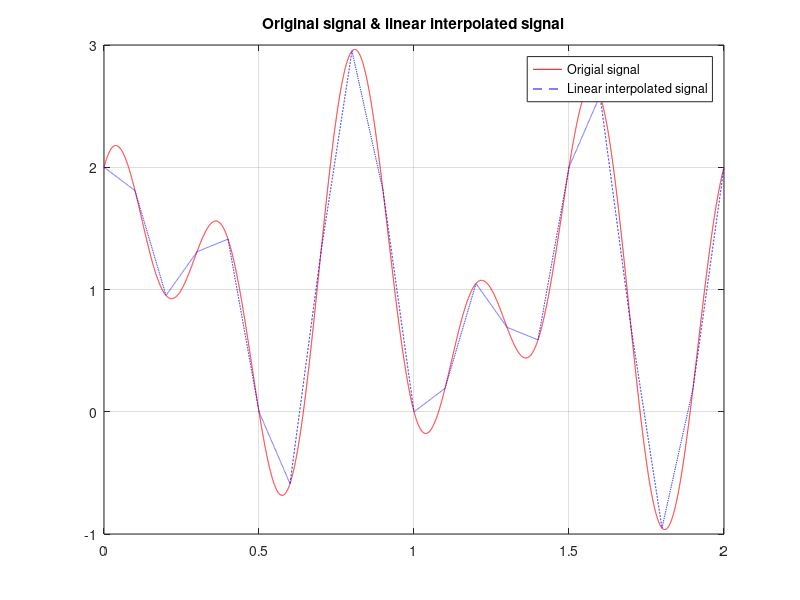

The MATLAB source for this figure:
t_fine = 0:0.0001:2;
x = 1 + sin(3*pi*t_fine) + cos(5*pi*t_fine); %original x(t)
plot (t_fine,x,'r');
hold on;
title ("Original signal & linear interpolated signal");
t = 0:0.1:2;
xn = 1 + sin(3*pi*t) + cos(5*pi*t); %sampled signal x[n]
x_s = interp1(t,xn,t_fine,'linear');
plot (t_fine,x_s,'b--');
grid on;
legend("Origial signal","Linear interpolated signal");
    